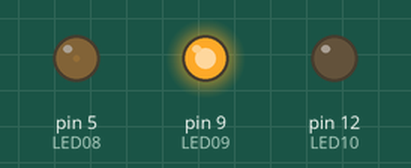
Recording of a sketch running on a simulated Arduino Nano, built with avr-gcc and run on an emulated ATmega328P. On the bench: output pins drawn as LEDs (lit = HIGH).

Above: at 0.05 s.
At 0.9 s:
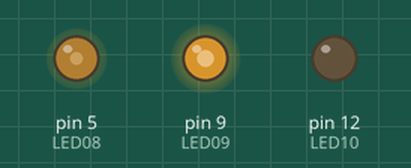
At 1.8 s:
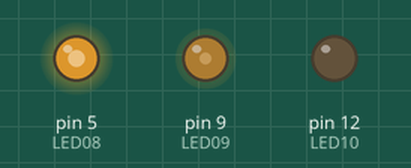
At 3.6 s:
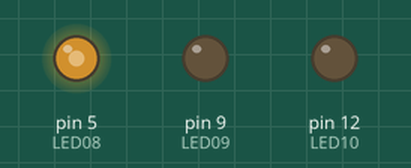
At 5.35 s:
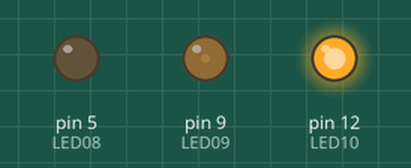
At 7.15 s:
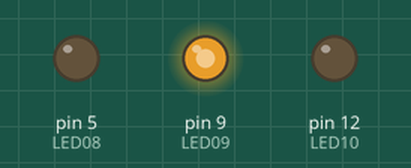
Timing chart, 0 to 10.0 s (numbered marks = the images above):
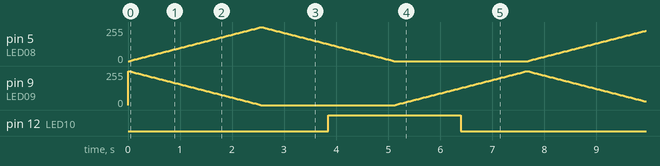

Measured:
- by itself, pin 12 (LED10): alternates HIGH for 2.6 s and LOW for 5.1 s

The sketch:

Arduino_Nano_SMD_LED_Fade.ino
```cpp
/* **************************
 *  Arduino Nano SMD LED Blink
 *
 *  Use digitalWrite to Blink an LED
 *
 *  Written by @alt_bier
 * ************************** */

// Define Pins
#define LED08 5
#define LED09 9
#define LED10 12

void setup()
{
  // Initialize LED Pins As Output
  pinMode(LED08, OUTPUT);
  pinMode(LED09, OUTPUT);
  pinMode(LED10, OUTPUT);
}

// Main Loop
void loop() {
  for(int i=0; i<255; i++){
    int pos = i;
    if (pos < 85){
      analogWrite(LED08, (pos * 3));
      analogWrite(LED09, (255 - (pos * 3)));
      analogWrite(LED10, 0);
    } else if (pos < 170){
      pos = pos - 85;
      analogWrite(LED08, (255 - (pos * 3)));
      analogWrite(LED09, 0);
      analogWrite(LED10, (pos * 3));
    } else {
      pos = pos - 170;
      analogWrite(LED08, 0);
      analogWrite(LED09, (pos * 3));
      analogWrite(LED10, (255 - (pos * 3)));
    }
    delay(30);   // wait for 30 ms
  }
}
```
